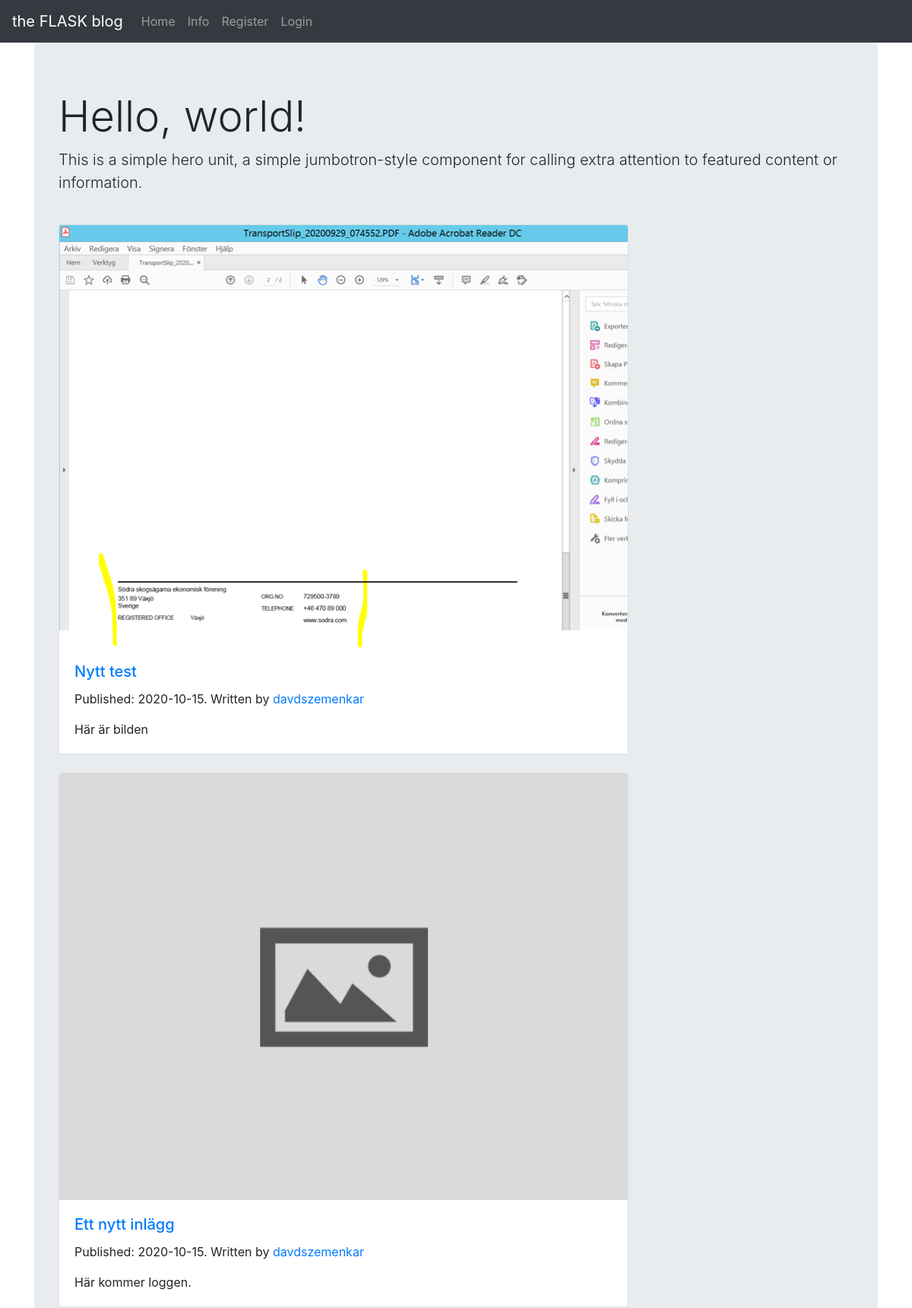
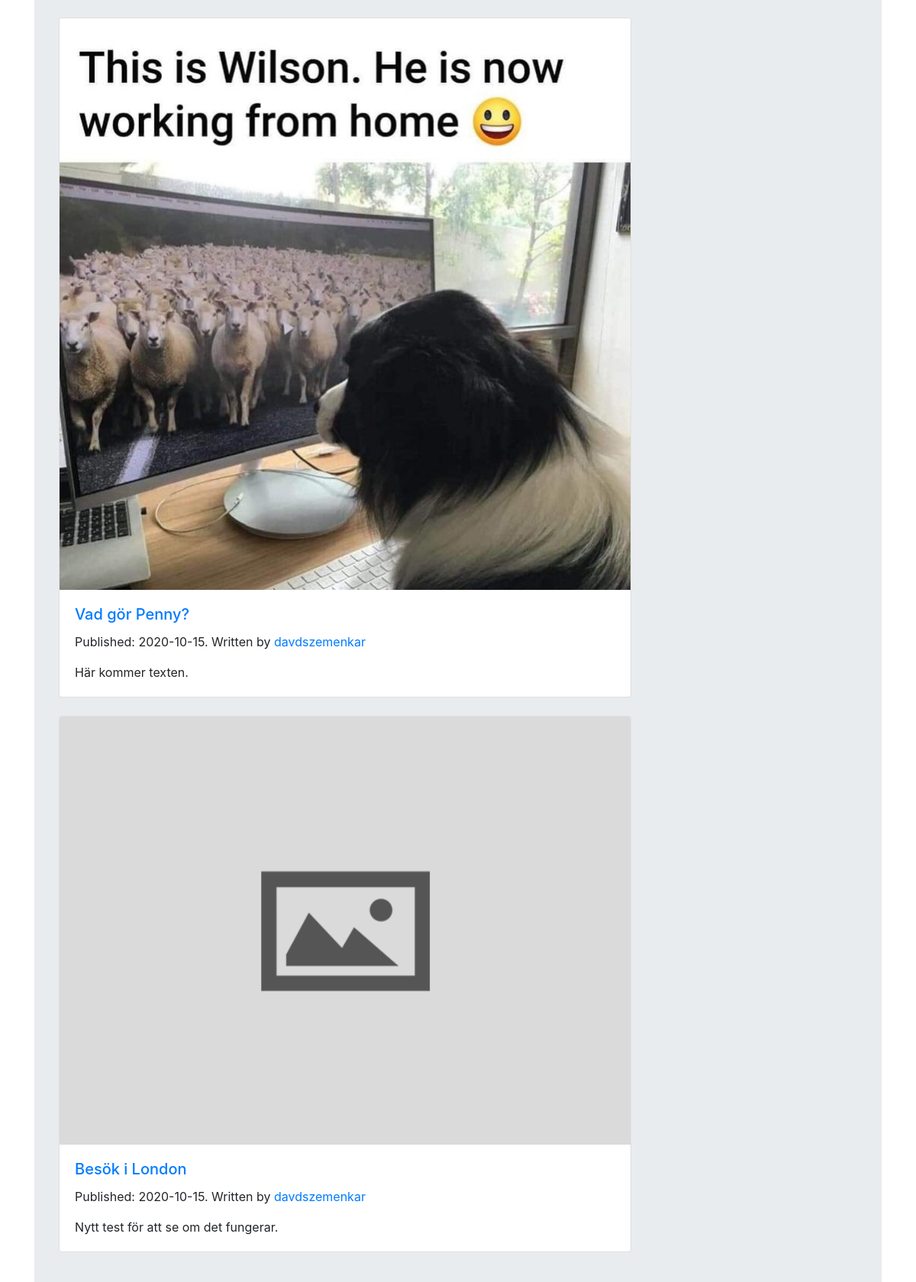
The page / (upper part) on the database its author committed (2 pictures, top to bottom).
### blogsite/models.py (models this page shows, shortened)
class BlogPost(db.Model):
	__tablename__ = 'blogposts'
	users = db.relationship(User)
	id = db.Column(db.Integer, primary_key=True)
	user_id = db.Column(db.Integer, db.ForeignKey('users.id'), nullable=False)
	picture = db.Column(db.String(64), nullable=False, default='default.png')
	date = db.Column(db.DateTime, nullable=False, default=datetime.utcnow)
	title = db.Column(db.String(140), nullable=False)
	text = db.Column(db.Text, nullable=False)

class User(db.Model, UserMixin):
	__tablename__ = 'users'
	id = db.Column(db.Integer, primary_key=True)
	profile_image = db.Column(db.String(64), nullable=False, default='default_profile.png')
	email = db.Column(db.String(64), unique=True, index=True)
	username = db.Column(db.String(64), unique=True, index=True)
	password_hash = db.Column(db.String(128))
	posts = db.relationship('BlogPost', backref='author', lazy=True)

### blogsite/core/views.py (the view)
@core.route('/')
def index():
	page = request.args.get('page', 1, type=int)
	blogposts = BlogPost.query.order_by(BlogPost.date.desc()).paginate(page=page, per_page=10)
	return render_template('index.html', blogposts=blogposts)

### blogsite/templates/index.html (shortened to what this page needs)
{% extends "base.html" %}
{% block content %}
	<div class="jumbotron">
	  <h1 class="display-4">Hello, world!</h1>
	  <p class="lead">This is a simple hero unit, a simple jumbotron-style component for calling extra attention to featured content or information.</p>
<br>
	{% for post in blogposts.items %}
<div class="card" style="max-width: 750px;">
  <img src="{{url_for('static', filename='posts/' + post.picture)}}" class="card-img-top" alt="...">
  <div class="card-body">
    <h5 class="card-title"><a href="{{ url_for('blogposts.blogpost', blogpost_id=post.id) }}">{{post.title}}</a></h5>
    <p>Published: {{post.date.strftime("%Y-%m-%d")}}. Written by <a href="{{url_for('users.user_posts', username=post.author.username)}}">{{post.author.username}}</a></p>
    <p class="card-text">{{post.text}}</p>
  </div>
</div>
<br>
	{% endfor %}
	</div>
{% endblock %}

### rows shown on the page
BlogPost: picture (picture), title "Nytt test", date "2020-10-15", author.username "davdszemenkar", text "Här är bilden"
BlogPost: picture (placeholder picture), title "Ett nytt inlägg", date "2020-10-15", author.username "davdszemenkar", text "Här kommer loggen."
BlogPost: picture (picture), title "Vad gör Penny?", date "2020-10-15", author.username "davdszemenkar", text "Här kommer texten."
BlogPost: picture (placeholder picture), title "Besök i London", date "2020-10-15", author.username "davdszemenkar", text "Nytt test för att se om det fungerar."
